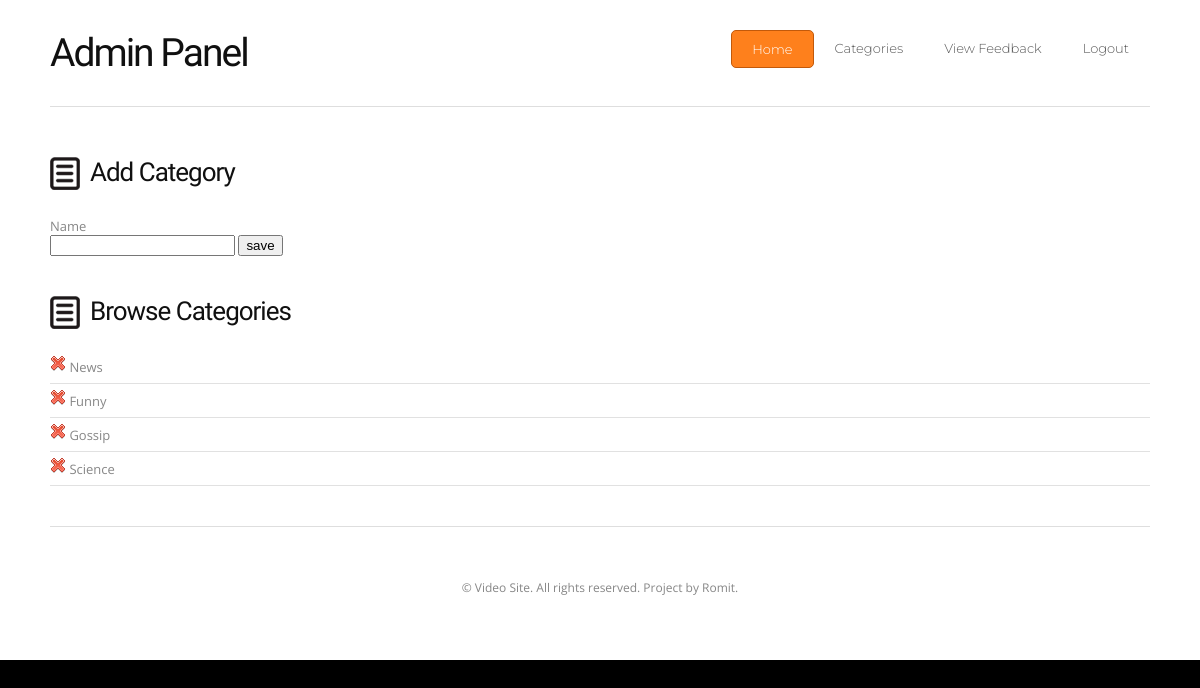
The app's page /admin/categories.php with its own data.
### tables this page shows
CREATE TABLE `categories` (
  `c_id` int(11) NOT NULL,
  `c_name` varchar(255) NOT NULL
);

### classes/dbo.class.php (called while the page is built, shortened)
<?php
	class dbo {
		private $host = "localhost";
		private $user = "root";
		private $pswd = "";
		private $dbnm = "video_site";
		private $link = null;
		function __construct() {
			$this->link = mysqli_connect($this->host, $this->user, $this->pswd, $this->dbnm) or die (myslqi_connect_error());
		}
		function get($q) {
			$res = mysqli_query($this->link, $q) or die (mysqli_error($this->link));
			return $res;
		}
	}
	$db = new dbo();
?>

### admin/categories.php (the view)
<?php
	require_once("../classes/dbo.class.php");
	$cat_q = "select * from categories";
	$cat_res = $db->get($cat_q);
?><!DOCTYPE html PUBLIC "-//W3C//DTD XHTML 1.0 Strict//EN" "http://www.w3.org/TR/xhtml1/DTD/xhtml1-strict.dtd">
<html xmlns="http://www.w3.org/1999/xhtml">
<head>
	<?php require_once('inc/head.inc.php') ?>
</head>
<body>
<div id="wrapper" class="container">
	<div id="header">
		<div id="logo">
			<?php require_once('inc/logo.inc.php') ?>
		</div>
		<div id="menu">
			<?php require_once('inc/menu.inc.php') ?>
		</div>
	</div>
	<div id="page">
	<div id="content">
		<div id="cbox1">
			<h2 class="title">Add Category</h2>
			<form action="process_add_category.php" method="post">
				Name <br>
				<input type="text" name="name">
				<input type="submit" value="save">
			</form>
		</div>
		<div id="cbox1">
			<h2 class="title">Browse Categories</h2>
			<?php
				while($cat_row = mysqli_fetch_assoc($cat_res)){
					echo '
						<a href="process_del_category.php?cid='.$cat_row["c_id"].'"><img src="images/cross.png"></a> '.$cat_row["c_name"].'
						<hr size="1" color="#e1e1e1">
					';
				}
			?>
		</div>
	</div>
	</div>
	<div id="footer">
		<?php require_once("inc/footer.inc.php") ?>
	</div>
</div>
</body>
</html>

### admin/default.css (style rules this page uses)
html, body { height: 100%; }
body { margin: 0px; padding: 0px; background: #000000; font-family: 'Open Sans', sans-serif; font-size: 13px; color: #878787; }
h1, h2, h3 { margin: 0px; padding: 0px; font-family: 'Archivo Narrow', sans-serif; font-weight: normal; color: #101010; }
h2 { padding-bottom: 30px; letter-spacing: -1px; font-size: 2em; }
a { color: #FE801C; }
a img { border: none; }
.title { padding-left: 40px; background: url(images/icon01.png) no-repeat left top; }
#wrapper { width: 1100px; padding: 0px 50px; background: #FFFFFF; }
.container { width: 1200px; margin: 0px auto; }
#header { overflow: hidden; padding: 30px 0px; }
#logo { float: left; width: 300px; margin: 0; padding: 0; }
#menu { float: right; width: 700px; margin: 0 auto; padding: 0; }
#page { overflow: hidden; padding: 50px 0px 0px 0px; border-top: 1px solid #DEDEDE; }
#content #cbox1 { margin-bottom: 40px; }
#footer { overflow: hidden; padding: 50px 0px; border-top: 1px solid #DEDEDE; }

### records on screen
categories: c_name "News"
categories: c_name "Funny"
categories: c_name "Gossip"
categories: c_name "Science"
